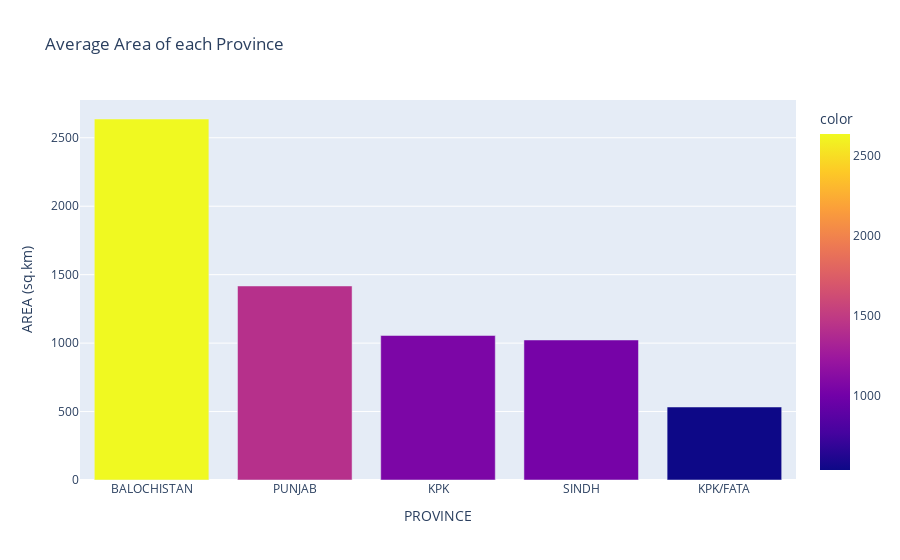

Notebook source saved alongside this figure:
### Code cell
fig = px.bar(area_sqr, x=area_sqr.index, y='AREA (sq.km)', title="Average Area of each Province", color=area_sqr.values)
fig.show()

### Figure 1 — Plotly figure (JSON) as saved in the notebook; plotly's stock layout.template omitted (floating-point values rounded to 4 significant figures)
{"data": [{"alignmentgroup": "True", "hovertemplate": "PROVINCE=%{x}<br>AREA (sq.km)=%{y}<br>color=%{marker.color}<extra></extra>", "legendgroup": "", "marker": {"color": [2637.0, 1417.0, 1056.0, 1023.0, 533.2], "coloraxis": "coloraxis", "pattern": {"shape": ""}}, "name": "", "offsetgroup": "", "orientation": "v", "showlegend": false, "textposition": "auto", "type": "bar", "x": ["BALOCHISTAN", "PUNJAB", "KPK", "SINDH", "KPK/FATA"], "xaxis": "x", "y": [2637.0, 1417.0, 1056.0, 1023.0, 533.2], "yaxis": "y"}], "layout": {"barmode": "relative", "coloraxis": {"colorbar": {"title": {"text": "color"}}, "colorscale": [[0, "#0d0887"], [0.1111, "#46039f"], [0.2222, "#7201a8"], [0.3333, "#9c179e"], [0.4444, "#bd3786"], [0.5556, "#d8576b"], [0.6667, "#ed7953"], [0.7778, "#fb9f3a"], [0.8889, "#fdca26"], [1, "#f0f921"]]}, "legend": {"tracegroupgap": 0}, "title": {"text": "Average Area of each Province"}, "xaxis": {"anchor": "y", "domain": [0, 1], "title": {"text": "PROVINCE"}, "type": "category", "range": [-0.5, 4.5], "autorange": true}, "yaxis": {"anchor": "x", "domain": [0, 1], "title": {"text": "AREA (sq.km)"}, "type": "linear", "range": [0, 2776.0], "autorange": true}, "autosize": true}}
